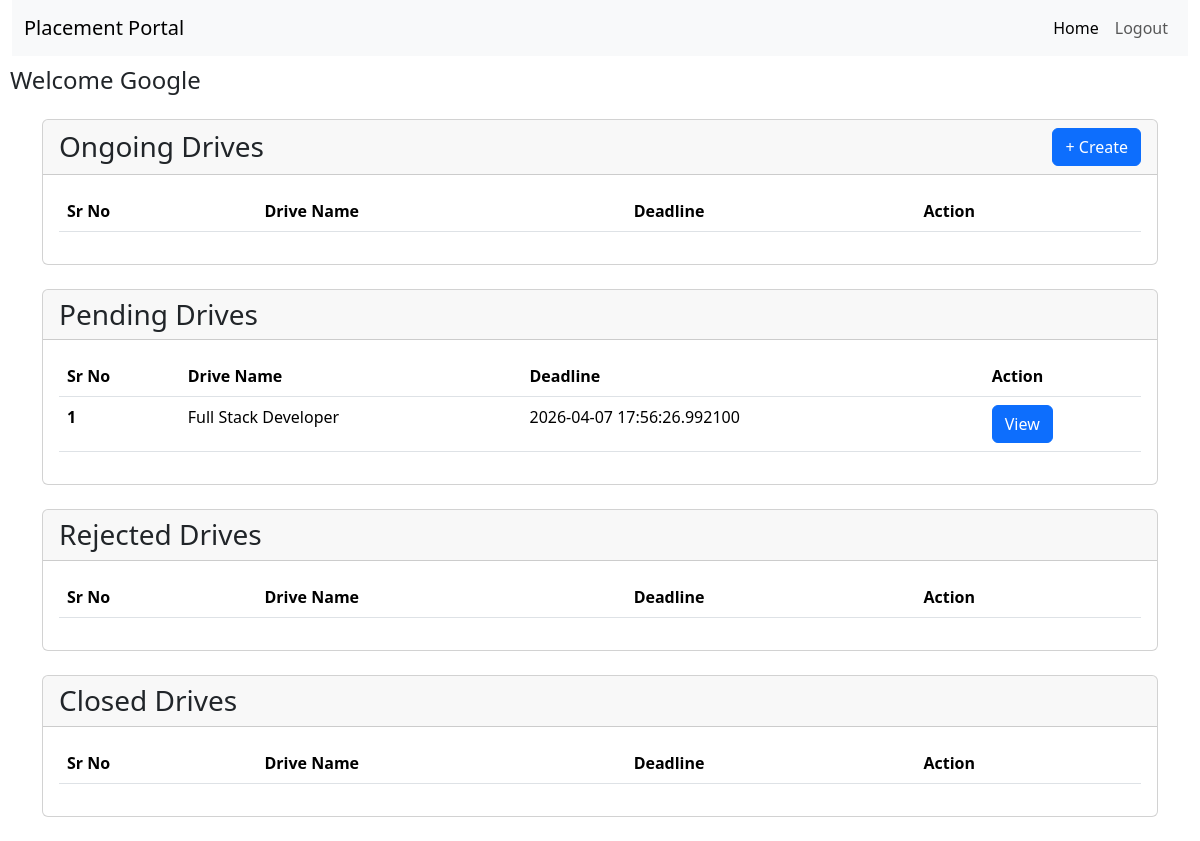
Screenshot of /dashboard/company (signed in) with the database file from the repository.
### backend/models.py (models this page shows, shortened)
class Company(db.Model, UserMixin):
    __tablename__ = "company"
    company_id = db.Column(db.Integer, primary_key=True, autoincrement=True)
    company_name = db.Column(db.String(100), nullable=False)
    email = db.Column(db.String(120), unique=True, nullable=False)
    password = db.Column(db.String(255), nullable=False)
    hr_contact = db.Column(db.String(15), nullable=False)
    website = db.Column(db.String(200))
    approval_status = db.Column(db.String(20), default="Pending")
    is_active = db.Column(db.Boolean, default=True)
    registered_at = db.Column(db.DateTime, default=datetime.utcnow)
    drives = db.relationship('Placement_Drive', backref='company', lazy=True)
    placements = db.relationship('Placement', backref='company', lazy=True,
                                 foreign_keys='Placement.company_id')

class Placement_Drive(db.Model):
    __tablename__ = "drive"
    drive_id = db.Column(db.Integer, primary_key=True, autoincrement=True)
    company_id = db.Column(db.Integer, db.ForeignKey('company.company_id'),
                           nullable=False)
    job_title = db.Column(db.String(150), nullable=False)
    job_description = db.Column(db.Text)
    eligibility = db.Column(db.Text, nullable=False)
    location = db.Column(db.String(100), nullable=False)
    deadline = db.Column(db.DateTime, nullable=False)
    status = db.Column(db.String(20), nullable=False, default="Pending")
    created_at = db.Column(db.DateTime, default=datetime.utcnow)
    salary_range = db.Column(db.String(100))
    required_skills = db.Column(db.Text)
    is_active = db.Column(db.Boolean, default=True)
    applications = db.relationship('Application', backref='drive', lazy=True)

### backend/routes.py (the view)
@app.route("/dashboard/company")
@login_required
def company_dashboard():
    if isinstance(current_user, Company):
        on_drives = Placement_Drive.query.filter_by(
            status="Approved", is_active=True,
            company_id=current_user.company_id
        ).all()
        rejected_drives = Placement_Drive.query.filter_by(
            status="Reject",
            company_id=current_user.company_id
        ).all()
        pending_drives = Placement_Drive.query.filter_by(status="Pending",company_id=current_user.company_id).all()
        closed_drives = Placement_Drive.query.filter_by(
    is_active=False,
    company_id=current_user.company_id
).all()
        return render_template("company/company_dashboard.html",rejected_drives=rejected_drives, on_drives=on_drives, company=current_user,pending_drives =pending_drives,closed_drives=closed_drives)
    return "You are not Authorized", 403

### app.py (called while the page is built)
def create_app():
    app = Flask(__name__)
    app.config["SQLALCHEMY_DATABASE_URI"] = "sqlite:///mydb.sqlite"
    app.config["SECRET_KEY"] = "mysecretkey"
    db.init_app(app)
    login_manager = LoginManager(app)
    login_manager.login_view = "login"
    @login_manager.user_loader
    def load_user(user_id):
        from backend.models import Admin, Student, Company
        if "-" not in user_id:
            return None
        role, id = user_id.split("-")
        id = int(id)
        if role == "admin":
            return Admin.query.get(id)
        elif role == "student":
            return Student.query.filter_by(student_id=id).first()
        elif role == "company":
            return Company.query.filter_by(company_id=id).first()
        return None
    app.app_context().push()
    return app

### templates/company/company_dashboard.html (shortened to what this page needs)
<!DOCTYPE html>
<html lang="en">
<head>
    <link href="https://cdn.jsdelivr.net/npm/bootstrap@5.3.8/dist/css/bootstrap.min.css" rel="stylesheet"
>
</head>
<body>
    <div class="container-fluid">
        <nav class="navbar navbar-expand-lg bg-body-tertiary">
            <div class="container-fluid">
                <a class="navbar-brand" href="/">Placement Portal</a>
                <div class="collapse navbar-collapse" id="navbarSupportedContent">
                    <ul class="navbar-nav mb-2 mb-lg-0 ms-auto">
                        <li class="nav-item">
                            <a class="nav-link active" aria-current="page" href="/">Home</a>
                        </li>
                        <li class="nav-item">
                            <a class="nav-link" href="/logout">Logout</a>
                        </li>
                    </ul>
                </div>
            </div>
        </nav>
    </div>
    <h1 style="font-size: 1.5rem; margin: 10px;">Welcome {{company.company_name}}</h1>
    <div class="container mt-4">
        <div class="card mb-4">
            <div class="card-header d-flex justify-content-between align-items-center">
                <h3 class="mb-0">Ongoing Drives</h3>
                <a class="btn btn-primary" href="/company/new_drive">+ Create</a>
            </div>
            <div class="card-body">
                <table class="table">
                    <thead>
                        <tr>
                            <th scope="col">Sr No</th>
                            <th scope="col">Drive Name</th>
                            <th scope="col">Deadline</th>
                            <th scope="col">Action</th>
                        </tr>
                    </thead>
                </table>
            </div>
        </div>
        <div class="card mb-4">
            <div class="card-header d-flex justify-content-between align-items-center">
                <h3 class="mb-0">Pending Drives</h3>
            </div>
            <div class="card-body">
                <table class="table">
                    <thead>
                        <tr>
                            <th scope="col">Sr No</th>
                            <th scope="col">Drive Name</th>
                            <th scope="col">Deadline</th>
                            <th scope="col">Action</th>
                        </tr>
                    </thead>
                    <tbody>
                        {% for p in pending_drives %}
                        <tr>
                            <th scope="row">{{loop.index}}</th>
                            <td>{{p.job_title}}</td>
                            <td>{{p.deadline}}</td>
                            <td>
                                <a href="/dashboard/drive/{{p.drive_id}}" class="btn btn-primary">View</a>
                            </td>
                        </tr>
                        {% endfor %}
                    </tbody>
                </table>
            </div>
        </div>
        <div class="card mb-4">
            <div class="card-header d-flex justify-content-between align-items-center">
                <h3 class="mb-0">Rejected Drives</h3>
            </div>
            <div class="card-body">
                <table class="table">
                    <thead>
                        <tr>
                            <th scope="col">Sr No</th>
                            <th scope="col">Drive Name</th>
                            <th scope="col">Deadline</th>
                            <th scope="col">Action</th>
                        </tr>
                    </thead>
                </table>
            </div>
        </div>
        <div class="card mb-4">
            <div class="card-header d-flex justify-content-between align-items-center">
                <h3 class="mb-0">Closed Drives</h3>
            </div>
            <div class="card-body">
                <table class="table">
                    <thead>
                        <tr>
                            <th scope="col">Sr No</th>
                            <th scope="col">Drive Name</th>
                            <th scope="col">Deadline</th>
                            <th scope="col">Action</th>
                        </tr>
                    </thead>
                </table>
            </div>
        </div>
    </div>
</body>
</html>

### rows the page displays
Company: company_name "Google"
Placement_Drive: job_title "Full Stack Developer", deadline "2026-04-07 17:56:26.992100"
